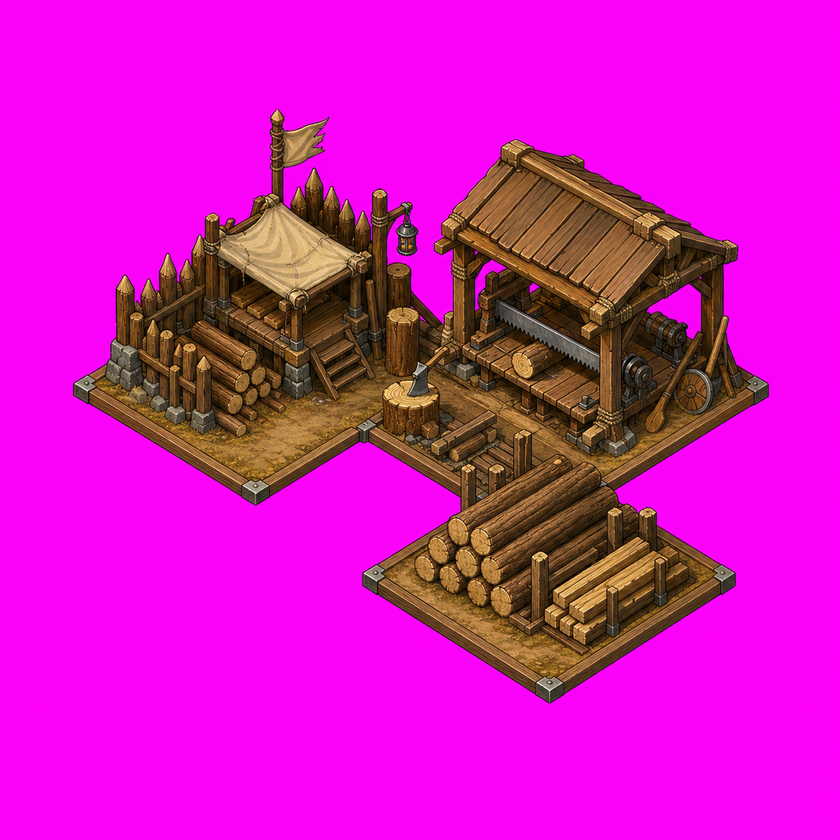
#> input picture Assets/Art/Generated/LoggingCamp/LoggingCamp_0_source.png, 840 x 840 px, shrunk from 1254 x 1254 before the run
$ python remove_connected_magenta.py ../Assets/Art/Generated/LoggingCamp/LoggingCamp_0_source.png out.png
#> lines starting #> are read from the running program, lines starting #| are printed output that depends on the picture
from collections import deque
from pathlib import Path
import sys

from PIL import Image


def is_magenta(r: int, g: int, b: int) -> bool:
    return (
        r >= 180
        and b >= 145
        and g <= 105
        and r - g >= 105
        and b - g >= 90
    )


source_path = Path(sys.argv[1])
output_path = Path(sys.argv[2])

source = Image.open(source_path).convert("RGBA")
pixels = source.load()
width, height = source.size
#> width = 840; height = 840
background = bytearray(width * height)
queue: deque[tuple[int, int]] = deque()


def enqueue(x: int, y: int) -> None:
    index = y * width + x
    if background[index]:
        return
    r, g, b, _ = pixels[x, y]
    if not is_magenta(r, g, b):
        return
    background[index] = 1
    queue.append((x, y))


for x in range(width):
    enqueue(x, 0)
    enqueue(x, height - 1)
#> this loop made 840 passes

for y in range(height):
    enqueue(0, y)
    enqueue(width - 1, y)
#> this loop made 840 passes

while queue:
    x, y = queue.popleft()
    if x > 0:
        enqueue(x - 1, y)
    if x + 1 < width:
        enqueue(x + 1, y)
    if y > 0:
        enqueue(x, y - 1)
    if y + 1 < height:
        enqueue(x, y + 1)

result = source.copy()
result_pixels = result.load()
removed = 0

for y in range(height):
    for x in range(width):
        if background[y * width + x]:
            r, g, b, _ = result_pixels[x, y]
            result_pixels[x, y] = (r, g, b, 0)
            removed += 1

output_path.parent.mkdir(parents=True, exist_ok=True)
result.save(output_path)
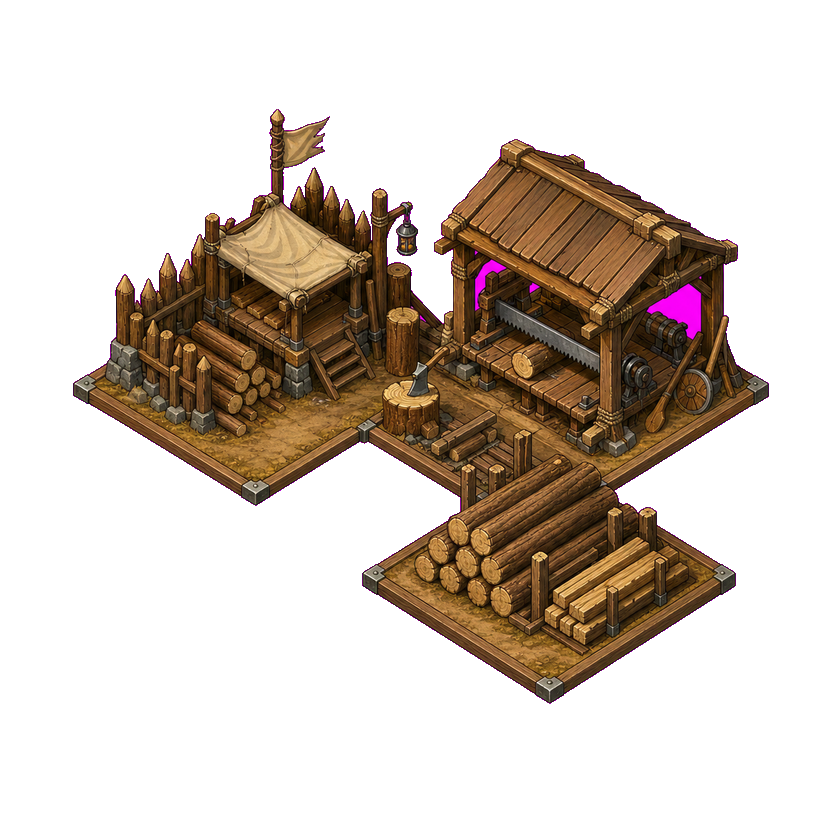
#> saved as out.png: PIL image 840x840 RGBA; mean R, G, B, A 208.2, 23.9, 187.2, 76.6; transparent parts drawn white
print(f"Removed connected magenta pixels: {removed}/{width * height}")
#| Removed connected magenta pixels: 493616/705600

$ run again, on Assets/Art/Generated/LoggingCamp/LoggingCamp_270_source.png
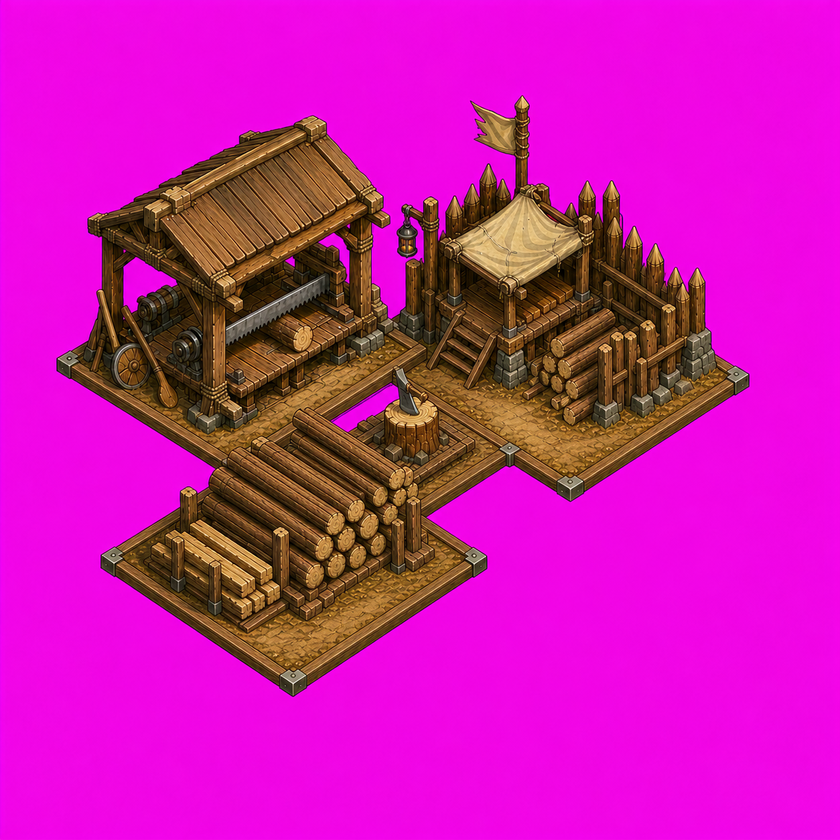
#> input picture Assets/Art/Generated/LoggingCamp/LoggingCamp_270_source.png, 840 x 840 px, shrunk from 1254 x 1254 before the run
#> the loop `for x in range(width):` made 840 passes
#> the loop `for y in range(height):` made 840 passes
#> `result.save(output_path)`:
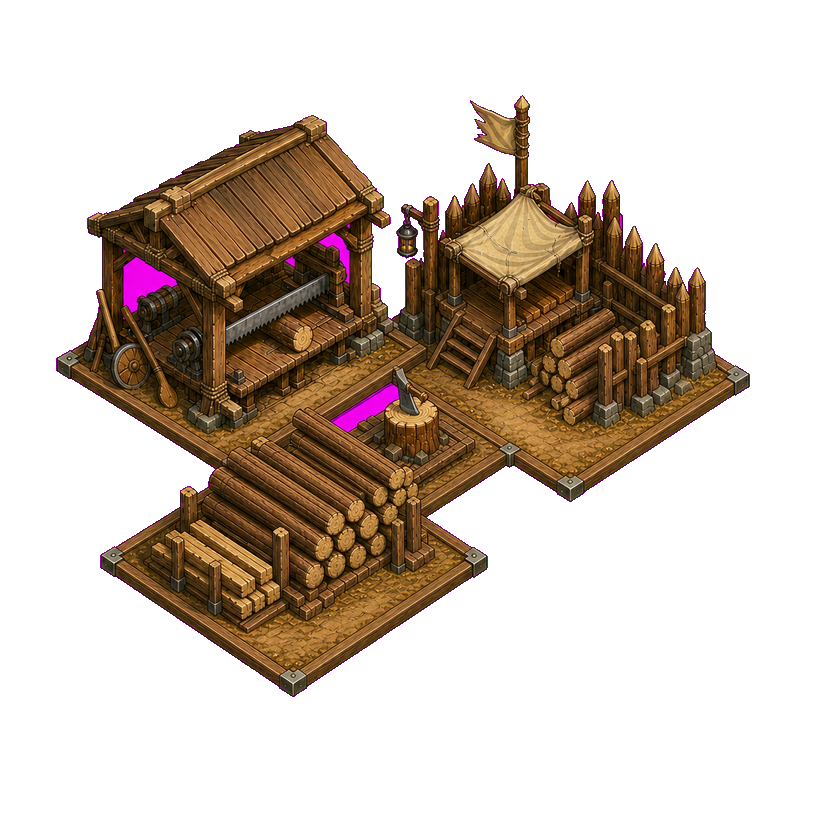
#> saved as out.png: PIL image 840x840 RGBA; mean R, G, B, A 199.5, 26.8, 169.6, 81; transparent parts drawn white
#| Removed connected magenta pixels: 481393/705600

$ run again, on Assets/Art/Generated/LoggingCamp/LoggingCamp_90_source.png
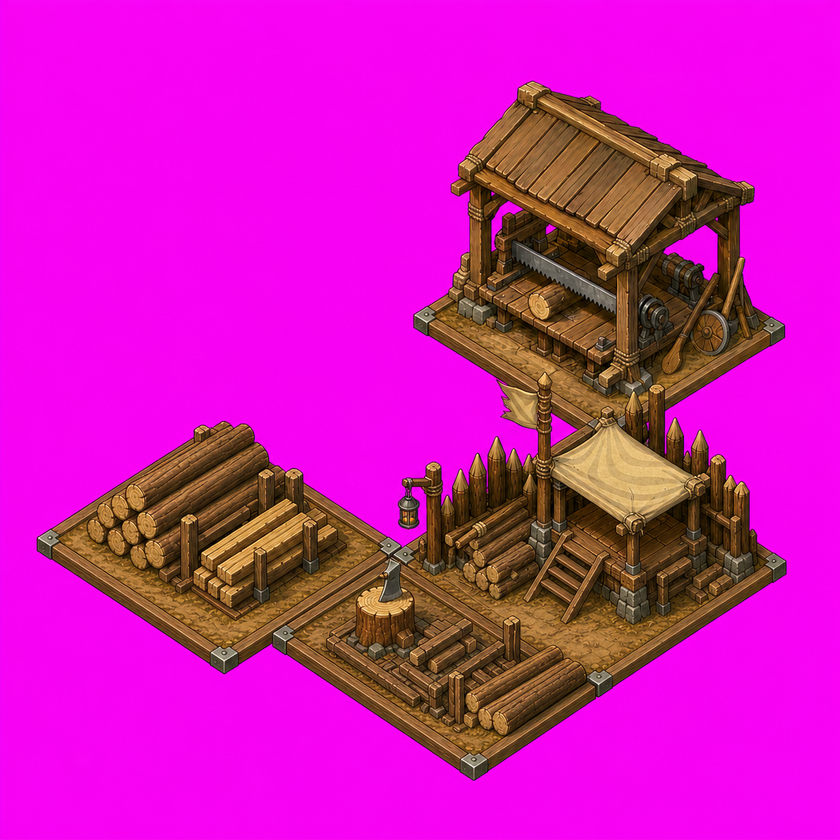
#> input picture Assets/Art/Generated/LoggingCamp/LoggingCamp_90_source.png, 840 x 840 px, shrunk from 1254 x 1254 before the run
#> the loop `for x in range(width):` made 840 passes
#> the loop `for y in range(height):` made 840 passes
#> `result.save(output_path)`:
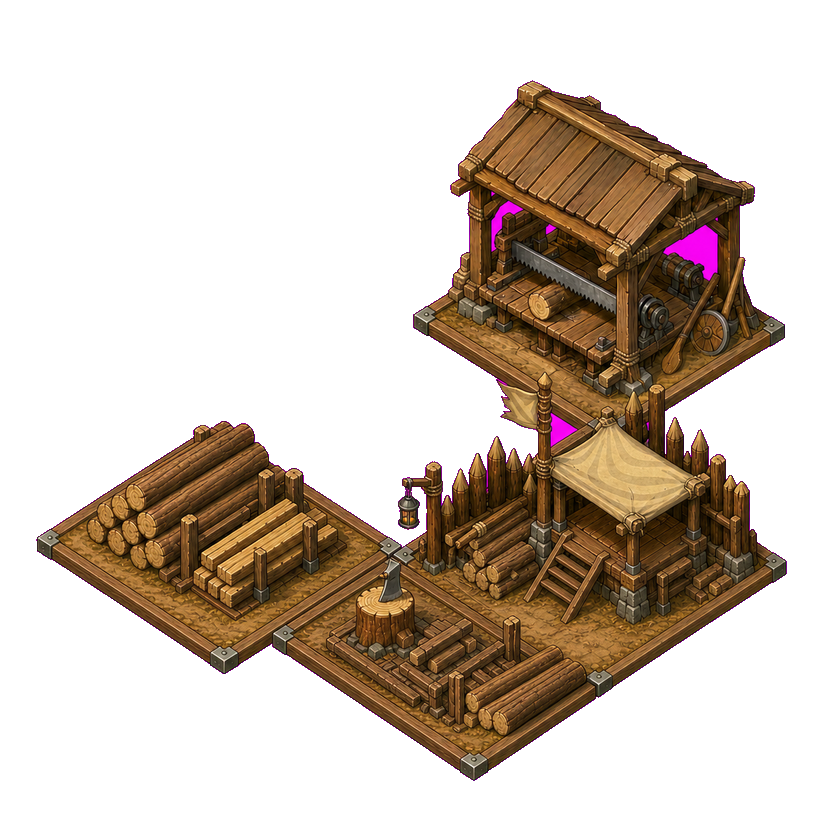
#> saved as out.png: PIL image 840x840 RGBA; mean R, G, B, A 203.6, 27.6, 177.2, 84; transparent parts drawn white
#| Removed connected magenta pixels: 473209/705600
